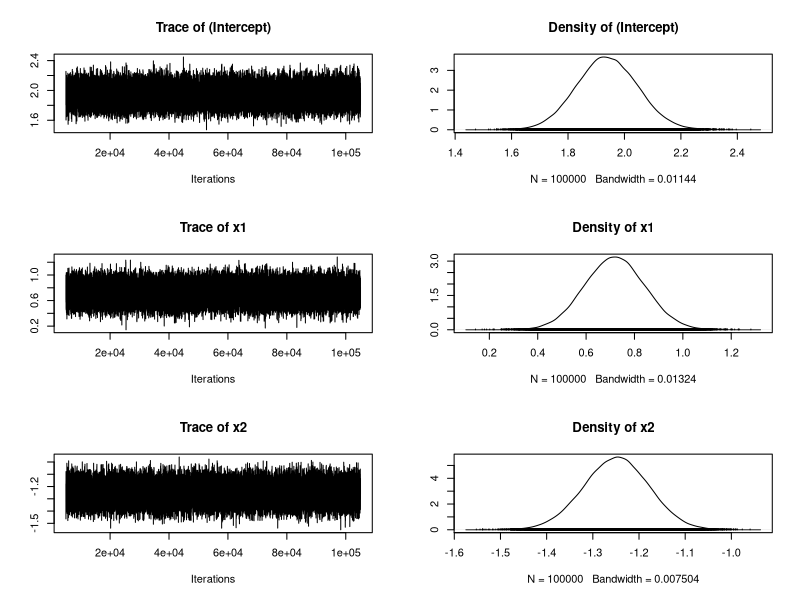

The R source for this figure:
# From Bayesian Models for Astrophysical Data 
# by Hilbe, de Souza & Ishida, 2017, Cambridge Univ. Press

# Code 5.20 - Synthetic probit data and model generated in R

set.seed(135)
nobs <- 1:2000

x1 <- runif(nobs)
x2 <- 2*runif(nobs)

xb <- 2 + 0.75 * x1 - 1.25 * x2

exb <- pnorm(xb)                               # probit inverse link
py <- rbinom(nobs, size=1, prob=exb)

probdata <- data.frame(py, x1, x2)

# Code 5.21 - Probit model using R

library(MCMCpack)

mypL <- MCMCprobit(py ~ x1 + x2,
                   burnin = 5000,
                   mcmc = 100000,
                   data = probdata)

summary(mypL)
plot(mypL)
